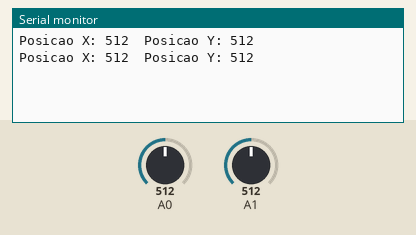
A sketch run on a simulated Arduino Uno, built with avr-gcc and run on an emulated ATmega328P. Parts: the last lines printed to the serial monitor. The test bench sets the inputs (shaded band); at power-on: A0 = 512, A1 = 512.

Above: at 4.8 s.
4.9 s: A0 set to 716
At 9.3 s:
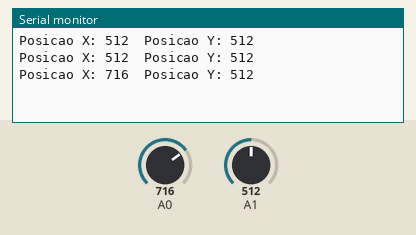
9.9 s: A1 set to 716
At 12.4 s:
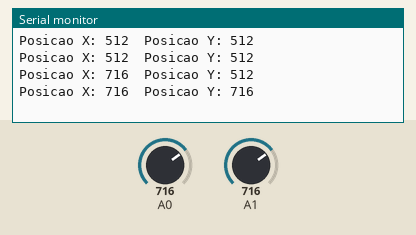
14.9 s: A0 set to 900
At 16.7 s:
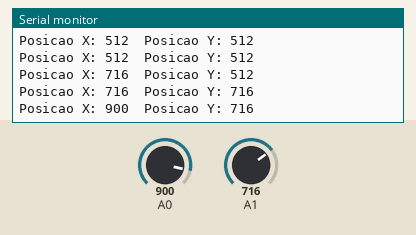
19.9 s: A1 set to 900
At 21.0 s:
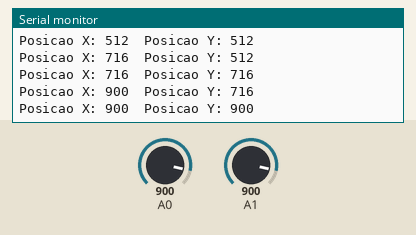
Timing chart, 0 to 22.9 s (numbered marks = the images above; inputs shaded):
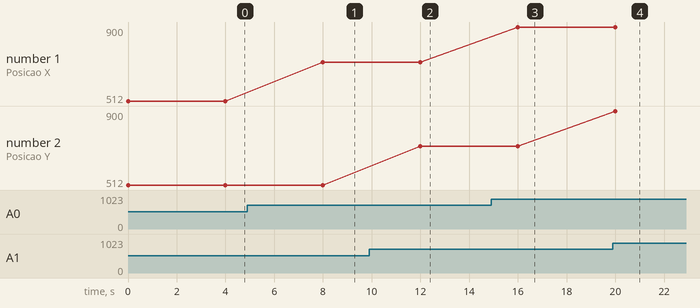

The sketch:

potenciometros1.ino
```cpp
// C++ code
//
int poten1 = 0;
int poten2 = 0;
void setup()
{
  pinMode(A0, INPUT);
  pinMode(A1, INPUT);
  Serial.begin(9600);
}

void loop()
{
  poten1 = analogRead(A0);
  poten2 = analogRead(A1);
  Serial.print("Posicao X: ");
  Serial.print(poten1);
  Serial.print("  Posicao Y: ");
  Serial.println(poten2);
  delay(4000);
}
```

Measured:
- after the input at 4.9 s, the serial monitor: prints a new line after 3.1 s (image 1)
- after the input at 9.9 s, the serial monitor: prints a new line after 2.1 s (image 2)
- after the input at 14.9 s, the serial monitor: prints a new line after 1.1 s (image 3)
- after the input at 19.9 s, the serial monitor: prints a new line after 0.10 s (image 4)
- plotted number 1: 512 → 716 after the input at 4.9 s, 716 → 900 after the input at 14.9 s
